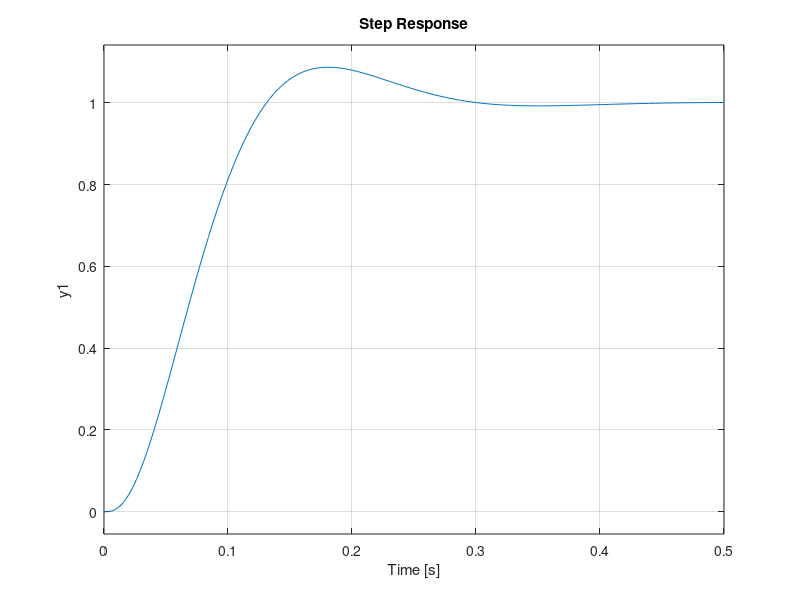

Here is the MATLAB script that generated this plot:
clear; clf; clc;
num = 100; den = poly([ 0 -36 -100]);
G = tf(num, den)
pos = 9.5;
z = -log(pos/100)/sqrt(pi^2 + [-log(pos/100)]^2)
Pm = atan(2*z/(sqrt(-2*z^2+sqrt(1+4*z^4))))*(180/pi)
w = 0.01:0.01:1000;
[M,P] = bode(G, w);
Ph = -180+Pm
k = find(P<=Ph, 1)
M(k) 
K = 1/M(k)
T = feedback(K*G, 1)
step(T)
